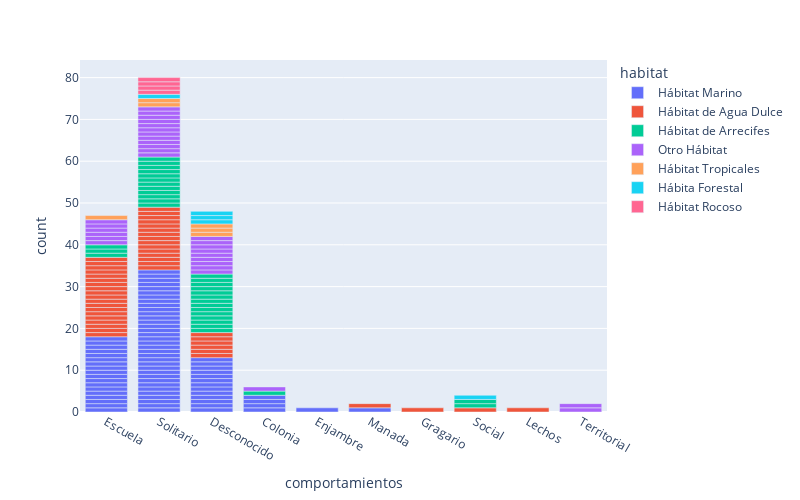

Notebook code for this chart:
### Code cell
fig = px.bar(data_frame=df_ocean.drop_duplicates(subset="name"),
             x = "comportamientos",
             hover_data=["name", "taxonomy_class"],
             color="habitat",
             height=500,  # Ajusta el alto de la figura
             width=800)   # Ajusta el ancho de la figura

# Mostrar el gráfico
fig.show()

### Figure 1 — Plotly figure (JSON) as saved in the notebook; plotly's stock layout.template omitted (floating-point values rounded to 4 significant figures; data arrays with more than 128 entries replaced by an {"elided": "..."} marker saying what was removed)
{"data": [{"alignmentgroup": "True", "customdata": {"elided": "71x2 str values"}, "hovertemplate": "habitat=Hábitat Marino<br>comportamientos=%{x}<br>count=%{y}<br>name=%{customdata[0]}<br>taxonomy_class=%{customdata[1]}<extra></extra>", "legendgroup": "Hábitat Marino", "marker": {"color": "#636efa", "pattern": {"shape": ""}}, "name": "Hábitat Marino", "offsetgroup": "Hábitat Marino", "orientation": "v", "showlegend": true, "textposition": "auto", "type": "bar", "x": ["Escuela", "Escuela", "Solitario", "Solitario", "Desconocido", "Escuela", "Escuela", "Escuela", "Solitario", "Solitario", "Desconocido", "Solitario", "Escuela", "Desconocido", "Desconocido", "Solitario", "Desconocido", "Solitario", "Solitario", "Solitario", "Colonia", "Escuela", "Solitario", "Solitario", "Solitario", "Colonia", "Desconocido", "Desconocido", "Solitario", "Solitario", "Solitario", "Escuela", "Escuela", "Colonia", "Escuela", "Enjambre", "Solitario", "Desconocido", "Solitario", "Desconocido", "Solitario", "Solitario", "Solitario", "Desconocido", "Solitario", "Escuela", "Solitario", "Solitario", "Solitario", "Solitario", "Escuela", "Solitario", "Solitario", "Escuela", "Solitario", "Solitario", "Solitario", "Escuela", "Solitario", "Escuela", "Manada", "Solitario", "Desconocido", "Escuela", "Solitario", "Escuela", "Desconocido", "Desconocido", "Solitario", "Escuela", "Colonia"], "xaxis": "x", "y": [1, 1, 1, 1, 1, 1, 1, 1, 1, 1, 1, 1, 1, 1, 1, 1, 1, 1, 1, 1, 1, 1, 1, 1, 1, 1, 1, 1, 1, 1, 1, 1, 1, 1, 1, 1, 1, 1, 1, 1, 1, 1, 1, 1, 1, 1, 1, 1, 1, 1, 1, 1, 1, 1, 1, 1, 1, 1, 1, 1, 1, 1, 1, 1, 1, 1, 1, 1, 1, 1, 1], "yaxis": "y"}, {"alignmentgroup": "True", "customdata": [["Alligator Gar", "Actinopterygii"], ["Barb", "Actinopterygii"], ["Barracuda", "Actinopterygii"], ["Bichir", "Actinopterygii"], ["Blue Catfish", "Actinopterygii"], ["Bluegill", "Actinopterygii"], ["Bowfin", "Actinopterygii"], ["Carp", "Actinopterygii"], ["Chinese Paddlefish", "Actinopterygii"], ["Cichlid", "Actinopterygii"], ["Crappie Fish", "Actinopterygii"], ["Crucian Carp", "Actinopterygii"], ["Danios", "Actinopterygii"], ["Electric Catfish", "Actinopterygii"], ["Fire Eel", "Actinopterygii"], ["Florida Gar", "Actinopterygii"], ["Flowerhorn Fish", "Actinopterygii"], ["Freshwater Eel", "Actinopterygii"], ["Gar", "Actinopterygii"], ["Goldfish", "Actinopterygii"], ["Grass Carp", "Actinopterygii"], ["Guppy", "Actinopterygii"], ["Lake Sturgeon", "Actinopterygii"], ["Loach", "Actinopterygii"], ["Mekong Giant Catfish", "Actinopterygii"], ["Milkfish", "Actinopterygii"], ["Molly", "Actinopterygii"], ["Needlefish", "Actinopterygii"], ["Oscar Fish", "Actinopterygii"], ["Paddlefish", "Actinopterygii"], ["Piranha", "Actinopterygii"], ["Redtail Catfish", "Actinopterygii"], ["Silver Dollar", "Actinopterygii"], ["Sucker Fish", "Actinopterygii"], ["Swai Fish", "Actinopterygii"], ["Tarpon", "Actinopterygii"], ["Tetra", "Actinopterygii"], ["Tire Track Eel", "Actinopterygii"], ["Trout", "Actinopterygii"], ["Walking Catfish", "Actinopterygii"], ["Walleye Fish", "Actinopterygii"], ["Wels Catfish", "Actinopterygii"], ["Zebra Mussels", "Bivalvia"], ["Zebra Pleco", "Actinopterygii"]], "hovertemplate": "habitat=Hábitat de Agua Dulce<br>comportamientos=%{x}<br>count=%{y}<br>name=%{customdata[0]}<br>taxonomy_class=%{customdata[1]}<extra></extra>", "legendgroup": "Hábitat de Agua Dulce", "marker": {"color": "#EF553B", "pattern": {"shape": ""}}, "name": "Hábitat de Agua Dulce", "offsetgroup": "Hábitat de Agua Dulce", "orientation": "v", "showlegend": true, "textposition": "auto", "type": "bar", "x": ["Solitario", "Escuela", "Desconocido", "Escuela", "Escuela", "Escuela", "Solitario", "Escuela", "Solitario", "Solitario", "Escuela", "Escuela", "Escuela", "Solitario", "Desconocido", "Escuela", "Solitario", "Solitario", "Solitario", "Gragario", "Solitario", "Escuela", "Manada", "Escuela", "Solitario", "Escuela", "Desconocido", "Escuela", "Social", "Desconocido", "Escuela", "Solitario", "Escuela", "Desconocido", "Escuela", "Escuela", "Desconocido", "Solitario", "Escuela", "Solitario", "Escuela", "Solitario", "Lechos", "Solitario"], "xaxis": "x", "y": [1, 1, 1, 1, 1, 1, 1, 1, 1, 1, 1, 1, 1, 1, 1, 1, 1, 1, 1, 1, 1, 1, 1, 1, 1, 1, 1, 1, 1, 1, 1, 1, 1, 1, 1, 1, 1, 1, 1, 1, 1, 1, 1, 1], "yaxis": "y"}, {"alignmentgroup": "True", "customdata": [["Angelfish", "Actinopterygii"], ["Banana Eel", "Actinopterygii"], ["Blanket Octopus", "Cephalopoda"], ["Blue-Ringed Octopus", "Cephalopoda"], ["Bonnethead Shark", "Chondrichthyes"], ["Clownfish", "Actinopterygii"], ["Crab", "Malacostraca"], ["Cuttlefish", "Cephalopoda"], ["Flounder", "Actinopterygii"], ["Fluke Fish (summer flounder)", "Actinopterygii"], ["Grey Reef Shark", "Chondrichthyes"], ["Hammerhead Shark", "Chondrichthyes"], ["Hermit Crab", "Malacostraca"], ["Horn Shark", "Chondrichthyes"], ["Horseshoe Crab", "Malacostraca"], ["King Crab", "Malacostraca"], ["Lionfish", "Actinopterygii"], ["Moray Eel", "Actinopterygii"], ["Nurse Shark", "Chondrichthyes"], ["Oyster", "Bivalvia"], ["Ribbon Eel", "Actinopterygii"], ["Sand Tiger Shark", "Chondrichthyes"], ["Sawfish", "Chondrichthyes"], ["Sea Dragon", "Actinopterygii"], ["Seahorse", "Actinopterygii"], ["Squirrelfish", "Actinopterygii"], ["Stone Crab", "Malacostraca"], ["Tiger Shark", "Chondrichthyes"], ["Wolffish", "Actinopterygii"], ["Wrasse", "Actinopterygii"], ["X-Ray Tetra", "Actinopterygii"], ["Zebra Shark", "Chondrichthyes"]], "hovertemplate": "habitat=Hábitat de Arrecifes<br>comportamientos=%{x}<br>count=%{y}<br>name=%{customdata[0]}<br>taxonomy_class=%{customdata[1]}<extra></extra>", "legendgroup": "Hábitat de Arrecifes", "marker": {"color": "#00cc96", "pattern": {"shape": ""}}, "name": "Hábitat de Arrecifes", "offsetgroup": "Hábitat de Arrecifes", "orientation": "v", "showlegend": true, "textposition": "auto", "type": "bar", "x": ["Social", "Solitario", "Solitario", "Solitario", "Escuela", "Escuela", "Desconocido", "Desconocido", "Solitario", "Desconocido", "Desconocido", "Solitario", "Desconocido", "Solitario", "Solitario", "Desconocido", "Desconocido", "Solitario", "Desconocido", "Colonia", "Solitario", "Solitario", "Solitario", "Desconocido", "Desconocido", "Social", "Desconocido", "Desconocido", "Solitario", "Desconocido", "Escuela", "Desconocido"], "xaxis": "x", "y": [1, 1, 1, 1, 1, 1, 1, 1, 1, 1, 1, 1, 1, 1, 1, 1, 1, 1, 1, 1, 1, 1, 1, 1, 1, 1, 1, 1, 1, 1, 1, 1], "yaxis": "y"}, {"alignmentgroup": "True", "customdata": [["Anglerfish", "Actinopterygii"], ["Arapaima", "Actinopterygii"], ["Basking Shark", "Chondrichthyes"], ["Betta Fish (Siamese Fighting Fish)", "Actinopterygii"], ["Black Marlin", "Actinopterygii"], ["Bull Trout", "Actinopterygii"], ["Chinook Salmon", "Actinopterygii"], ["Discus", "Actinopterygii"], ["Drum Fish", "Actinopterygii"], ["Electric Eel", "Actinopterygii"], ["Freshwater Jellyfish", "Hydrozoa"], ["Ghost Catfish", "Actinopterygii"], ["Ghost Crab", "Malacostraca"], ["Haddock", "Actinopterygii"], ["Herring", "Actinopterygii"], ["Koi Fish", "Actinopterygii"], ["Mojarra", "Actinopterygii"], ["Mola mola (Ocean Sunfish)", "Actinopterygii"], ["Oyster Toadfish", "Actinopterygii"], ["Pike Fish", "Actinopterygii"], ["Sand Crab", "Malacostraca"], ["Shark", "Chondrichthyes"], ["Skate Fish", "Chondrichthyes"], ["Snow Crab", "Malacostraca"], ["Spotted Gar", "Actinopterygii"], ["Squid", "Cephalopoda"], ["Stargazer Fish", "Actinopterygii"], ["Surgeonfish", "Actinopterygii"], ["Toadfish", "Actinopterygii"], ["Wahoo Fish", "Actinopterygii"]], "hovertemplate": "habitat=Otro Hábitat<br>comportamientos=%{x}<br>count=%{y}<br>name=%{customdata[0]}<br>taxonomy_class=%{customdata[1]}<extra></extra>", "legendgroup": "Otro Hábitat", "marker": {"color": "#ab63fa", "pattern": {"shape": ""}}, "name": "Otro Hábitat", "offsetgroup": "Otro Hábitat", "orientation": "v", "showlegend": true, "textposition": "auto", "type": "bar", "x": ["Solitario", "Solitario", "Desconocido", "Territorial", "Desconocido", "Desconocido", "Escuela", "Escuela", "Solitario", "Desconocido", "Colonia", "Escuela", "Solitario", "Escuela", "Escuela", "Escuela", "Desconocido", "Solitario", "Solitario", "Desconocido", "Solitario", "Desconocido", "Solitario", "Desconocido", "Solitario", "Desconocido", "Solitario", "Solitario", "Territorial", "Solitario"], "xaxis": "x", "y": [1, 1, 1, 1, 1, 1, 1, 1, 1, 1, 1, 1, 1, 1, 1, 1, 1, 1, 1, 1, 1, 1, 1, 1, 1, 1, 1, 1, 1, 1], "yaxis": "y"}, {"alignmentgroup": "True", "customdata": [["Bull Shark", "Chondrichthyes"], ["Mahi Mahi (Dolphin Fish)", "Actinopterygii"], ["Octopus", "Cephalopoda"], ["Pufferfish", "Actinopterygii"], ["Spinner Shark", "Chondrichthyes"], ["Vampire Squid", "Cephalopoda"]], "hovertemplate": "habitat=Hábitat Tropicales<br>comportamientos=%{x}<br>count=%{y}<br>name=%{customdata[0]}<br>taxonomy_class=%{customdata[1]}<extra></extra>", "legendgroup": "Hábitat Tropicales", "marker": {"color": "#FFA15A", "pattern": {"shape": ""}}, "name": "Hábitat Tropicales", "offsetgroup": "Hábitat Tropicales", "orientation": "v", "showlegend": true, "textposition": "auto", "type": "bar", "x": ["Desconocido", "Escuela", "Desconocido", "Solitario", "Desconocido", "Solitario"], "xaxis": "x", "y": [1, 1, 1, 1, 1, 1], "yaxis": "y"}, {"alignmentgroup": "True", "customdata": [["Christmas Island Red Crab", "Malacostraca"], ["Giant African Land Snail", "Gastropoda"], ["Slug", "Gastropoda"], ["Snail", "Gastropoda"], ["Woodlouse", "Malacostraca"]], "hovertemplate": "habitat=Hábita Forestal<br>comportamientos=%{x}<br>count=%{y}<br>name=%{customdata[0]}<br>taxonomy_class=%{customdata[1]}<extra></extra>", "legendgroup": "Hábita Forestal", "marker": {"color": "#19d3f3", "pattern": {"shape": ""}}, "name": "Hábita Forestal", "offsetgroup": "Hábita Forestal", "orientation": "v", "showlegend": true, "textposition": "auto", "type": "bar", "x": ["Solitario", "Desconocido", "Desconocido", "Desconocido", "Social"], "xaxis": "x", "y": [1, 1, 1, 1, 1], "yaxis": "y"}, {"alignmentgroup": "True", "customdata": [["Jonah Crab", "Malacostraca"], ["Lawnmower Blenny", "Actinopterygii"], ["Rock Crab", "Malacostraca"], ["Sea Roach", "Malacostraca"]], "hovertemplate": "habitat=Hábitat Rocoso<br>comportamientos=%{x}<br>count=%{y}<br>name=%{customdata[0]}<br>taxonomy_class=%{customdata[1]}<extra></extra>", "legendgroup": "Hábitat Rocoso", "marker": {"color": "#FF6692", "pattern": {"shape": ""}}, "name": "Hábitat Rocoso", "offsetgroup": "Hábitat Rocoso", "orientation": "v", "showlegend": true, "textposition": "auto", "type": "bar", "x": ["Solitario", "Solitario", "Solitario", "Solitario"], "xaxis": "x", "y": [1, 1, 1, 1], "yaxis": "y"}], "layout": {"barmode": "relative", "height": 500, "legend": {"title": {"text": "habitat"}, "tracegroupgap": 0}, "margin": {"t": 60}, "width": 800, "xaxis": {"anchor": "y", "autorange": true, "domain": [0, 1], "range": [-0.5, 9.5], "title": {"text": "comportamientos"}, "type": "category"}, "yaxis": {"anchor": "x", "autorange": true, "domain": [0, 1], "range": [0, 84.21], "title": {"text": "count"}, "type": "linear"}}}
